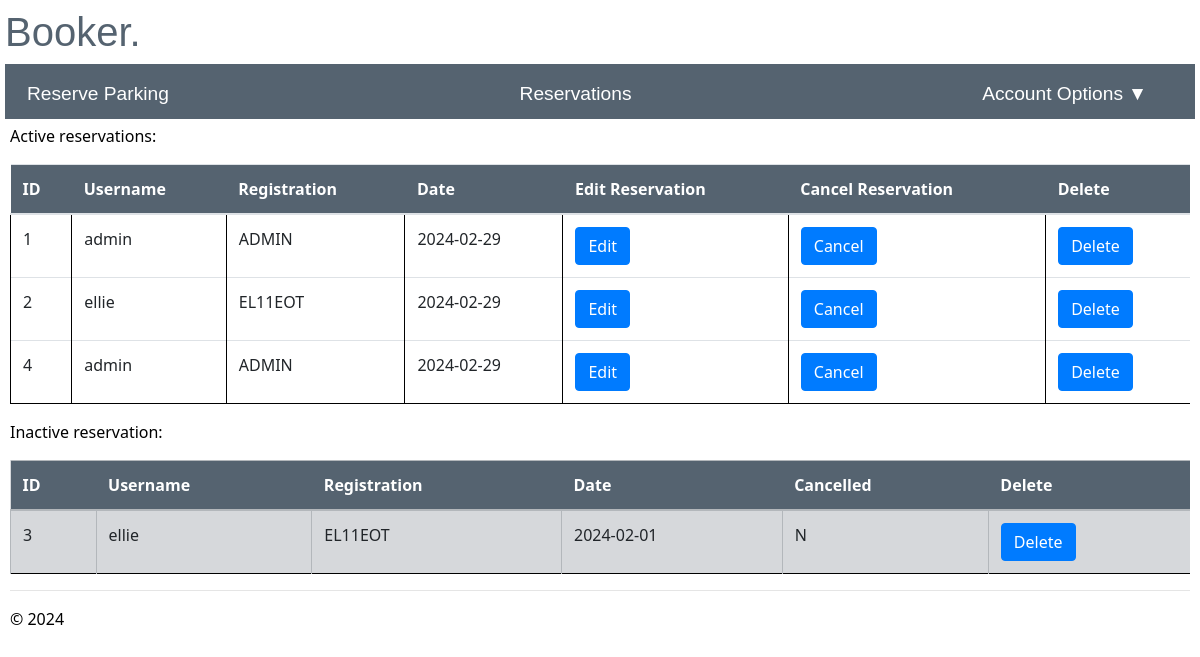
The app's page /reservations (signed in), older data.
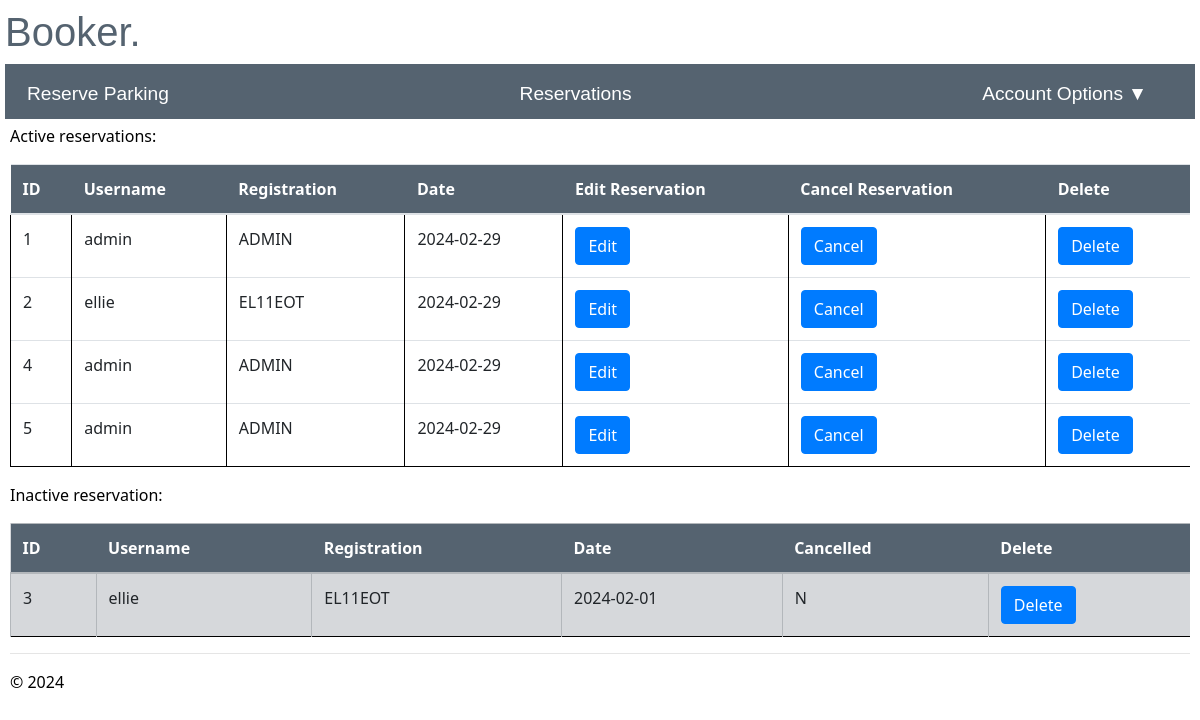
The same page, newer data.
### app/models/models.py (models this page shows)
class reserve(db.Model):
    __tablename__ = 'reserve'
    id = db.Column(db.Integer, primary_key=True, nullable=False)
    username = db.Column(db.String(20), db.ForeignKey('user.id'), nullable=False)
    registration = db.Column(db.String(9), nullable=False)
    date = db.Column(db.Integer,nullable=False)
    cancelled = db.Column(db.String(1), nullable=False, default='N')

### app/main/routes.py (the view, shortened to what this page needs)
@bp.route("/reservations")
@login_required
def reservations():
    if current_user.authorised =='Y':
        if current_user.role =='admin':
            active_reservations = reserve.query.filter(reserve.cancelled == 'N', reserve.date >= func.current_date()).all()
            inactive_reservations = reserve.query.filter(or_(reserve.cancelled == 'Y', reserve.date < func.current_date())).all()
            current_app.logger.info('Username: %s accessed reservations', current_user.username)
        return render_template("reservations.html", active_reservations=active_reservations, inactive_reservations=inactive_reservations)
    else:
        current_app.logger.warning('Username: %s attempted to access reservations when they are not authorised', current_user.username)
        flash("You are not authorised to access this page")
        return redirect(url_for("user.login"))

### app/__init__.py (called while the page is built)
def create_app():
    app = Flask(__name__)
    env_config = os.getenv("PROD_APP_SETTINGS", "config.Config")
    app.config.from_object(env_config)
    db.init_app(app)
    login_manager.init_app(app)
    app.logger.setLevel(logging.INFO)
    handler = RotatingFileHandler('app.log', maxBytes=10240, backupCount=10)
    handler.setLevel(logging.INFO)
    formatter = logging.Formatter('%(asctime)s - %(levelname)s - %(message)s', datefmt='%Y-%m-%d %H:%M:%S')
    handler.setFormatter(formatter)
    app.logger.addHandler(handler)
    from app.main import bp as main_bp
    app.register_blueprint(main_bp)
    from app.user import bp as user_bp
    app.register_blueprint(user_bp)
    from app.admin import bp as admin_bp
    app.register_blueprint(admin_bp)
    @login_manager.user_loader
    def load_user(user_id):
        return User.query.get(int(user_id))
    return app

### app/user/routes.py (called while the page is built)
@bp.before_app_request
def make_session_permanent():
    session.permanent = True
    current_app.permanent_session_lifetime = timedelta(seconds=30)

### app/main/templates/reservations.html (shortened to what this page needs)
{% extends "layout.html" %}
{% block content %}
<p>Active reservations:</p>
<table class="table table-hover">
  <thead class="active tables">
    <th>ID</th>
    <th>Username</th>
    <th>Registration</th>
    <th>Date</th>
    <th>Edit Reservation</th>
    <th>Cancel Reservation</th>
    {% if current_user.role == 'admin' %}
    <th>Delete</th>
    {% endif %}
  </thead>
  <tbody>
    {% for reservation in active_reservations %}
    <tr>
      <td>{{reservation.id}}</td>
      <td>{{reservation.username}}</td>
      <td>{{reservation.registration}}</td>
      <td>{{reservation.date}}</td>
      <td><a href='{{url_for("main.edit_reservations", id=reservation.id)}}' class='btn btn-primary'>Edit</a></td>
      <td>
        <form method="POST" action="/cancel_reservation/">
          <input type="submit" class='btn btn-primary' value='Cancel'>
        </form>
      </td>
      {% if current_user.role == 'admin' %}
      <td>
        <form method="POST" action="/delete_reservation/">
          <input type="submit" class='btn btn-primary' value="Delete" onclick='return confirm("Are you sure you want to delete this ticket?")'>
        </form>
      </td>
      {% endif %}
    </tr>
    {% endfor %}
  </tbody>
</table>
<p> Inactive reservation:</p>
<table class="table table-secondary">
  <thead class="inactive tables">
    <th>ID</th>
    <th>Username</th>
    <th>Registration</th>
    <th>Date</th>
    <th>Cancelled</th>
    {% if current_user.role == 'admin' %}
    <th>Delete</th>
    {% endif %}
  </thead>
  <tbody>
    {% for reservation in inactive_reservations %}
    <tr>
      <td>{{reservation.id}}</td>
      <td>{{reservation.username}}</td>
      <td>{{reservation.registration}}</td>
      <td>{{reservation.date}}</td>
      <td>{{reservation.cancelled}}</td>
      {% if current_user.role == 'admin' %}
      <td>
        <form method="POST" action="/delete_reservation/">
          <input type="submit" class='btn btn-primary' value="Delete" onclick='return confirm("Are you sure you want to delete this ticket?")'>
        </form>
      </td>
      {% endif %}
    </tr>
    {% endfor %}
  </tbody>
</table>
{% endblock %}

### app/main/templates/layout.html (shortened to what this page needs)
<!DOCTYPE html>
<html>
    <head>
        <link rel="stylesheet" href="https://stackpath.bootstrapcdn.com/bootstrap/4.5.2/css/bootstrap.min.css">
        <link rel="stylesheet" type="text/css" href="{{ url_for('static', filename='site.css')}}" />
    </head>
    <body>
        <div class="heading">
            <h1>Booker.</h1>
        <div class="navbar">
          <a  href="{{ url_for('main.reserve_parking') }}" class="navbar-item">Reserve Parking</a>
          <a href="{{ url_for('main.reservations') }}" class="navbar-item">Reservations</a>
          <div class="dropdown">
            <a class="navbar-item dropdown-arrow" >Account Options</a>
          </div>
        </div>
        <div class="body-content">
            {% block content %}
            {% endblock %}
            <hr/>
            <footer>
                <p>&copy; 2024</p>
            </footer>
        </div>
    </body>
</html>

### app/static/site.css (style rules this page uses)
.body-content { padding: 5px; font-family:'Segoe UI', Tahoma, Geneva, Verdana, sans-serif; color: rgb(0, 0, 0); }
.heading { display:block; flex-direction: column; justify-content: center; align-items: center; color: rgb(85, 99, 112); font-family:Arial, Helvetica, sans-serif }
.navbar { background-color: rgb(85, 99, 112); font-size: 1.2em; font-family: 'Trebuchet MS', 'Lucida Sans Unicode', 'Lucida Grande', 'Lucida Sans', Arial, sans-serif; color: white; padding: 8px 30px 2px 4px; }
.navbar-item { padding: 8px; margin: 0 10px; text-decoration: none; color: white; cursor: pointer; }
.dropdown-arrow::after { content: '\25BC'; margin-left: 5px; }
tr { border-bottom: 1px solid black; }
td { padding: 1em; border-left: 1px solid black; }
.tables { background-color: rgb(85, 99, 112); color: white; }

### app/main/templates/layout.html (style rules this page uses)
body { padding: 8px 5px 8px 5px; }

Row changes from the older to the newer data that the page shows:
added reserve: id "5", username "admin", registration "ADMIN", date "2024-02-29", shown under "Booker."
